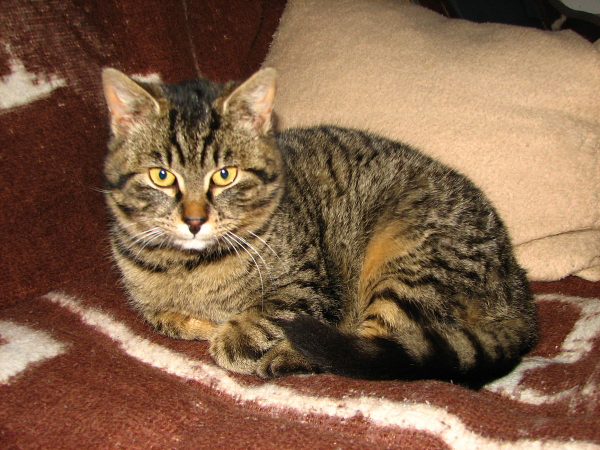
#> input picture image/0.jpg, 1200 x 900 px (shown at 1/2 size)
$ jupyter execute 'OpenCV Full Course.ipynb'   (shell and % lines are left out)   (text cells are left out)
#> lines starting #> are read from the running program, lines starting #| are printed output that depends on the picture; pictures that were not available may be replaced by others from this repository, and a replacement may not be noted
[cell 1]
import cv2
import numpy as np
import matplotlib.pyplot as plt

[cell 2]
img = cv2.imread('./image/0.jpg')
#> img is the input picture: shape (900, 1200, 3); mean B, G, R 73.2, 98.6, 131.3

[cell 3]
cv2.imshow('cat', img)
cv2.waitKey(3000)
cv2.destroyAllWindows()

[cell 4]
plt.imshow(cv2.cvtColor(img, cv2.COLOR_BGR2RGB))

[cell 5]
def rescale(frame, scale=0.7):
#> called with scale = 0.7
    width = int(frame.shape[1] * scale)
#> width = 840
    height = int(frame.shape[0] * scale)
#> height = 630
    dim = (width, height)
#> dim = (840, 630)

    return cv2.resize(frame, dim, interpolation=cv2.INTER_AREA)
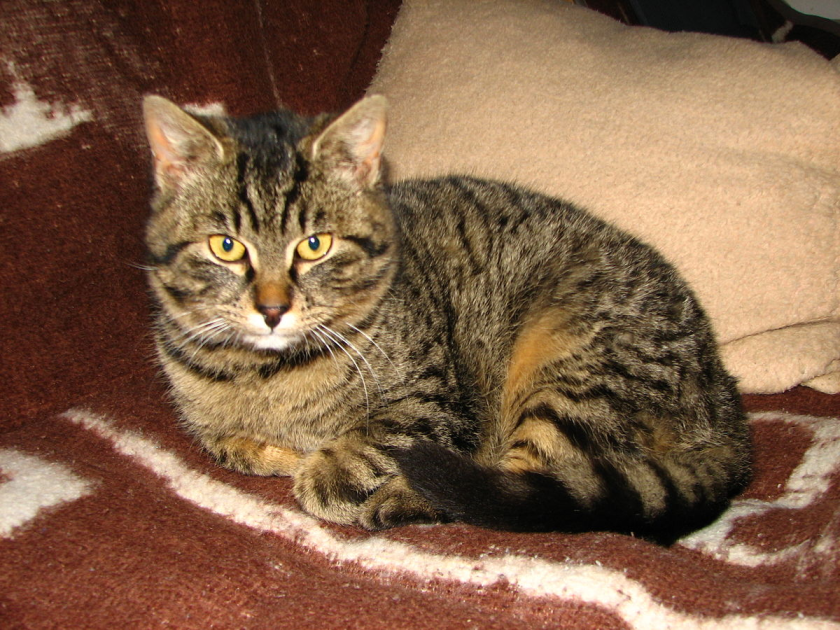
#> returned value: shape (630, 840, 3); mean of channels 0, 1, 2 73.2, 98.6, 131.3; drawn as B, G, R

[cell 6]
plt.imshow(cv2.cvtColor(rescale(img), cv2.COLOR_BGR2RGB))

[cell 7]
vid = cv2.VideoCapture('./video/0.mp4')

while True:

    isTrue, frame = vid.read()
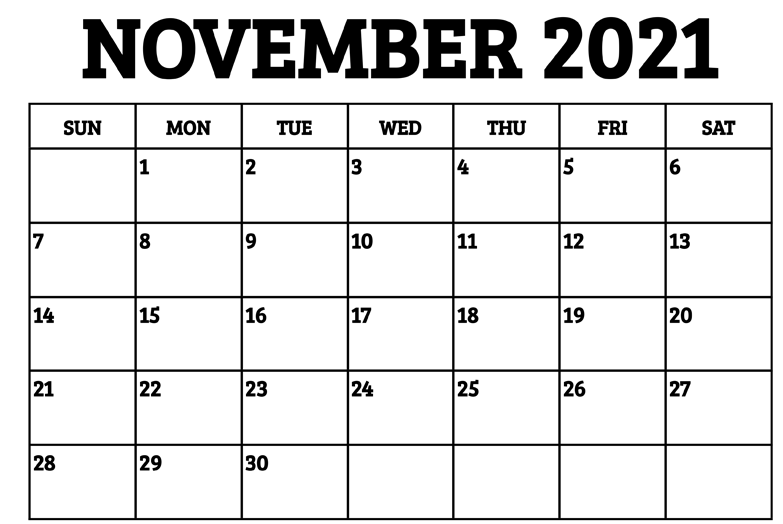
#> input picture image/november-2021-calendar-printable.png, 783 x 524 px, given in place of 0.mp4, which was not available
#> frame is the input picture: shape (524, 783, 3); min 0, max 255, mean 225.3

    if isTrue:
        frame_resize = rescale(frame)
#> call 2 of rescale, with scale = 0.7
#> in rescale (call 2), `return cv2.resize(frame, dim, interpolation=cv2.INTER_AREA)`:
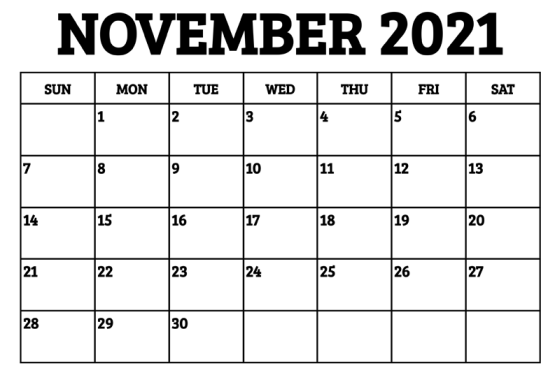
#> returned value: shape (366, 548, 3); min 0, max 255, mean 225.3
        cv2.imshow('Video', frame_resize)
        if cv2.waitKey(20) & 0xFF==ord('d'):
#> (key Esc is pressed here)
            break
    else:
        break
vid.release()
cv2.destroyAllWindows()
